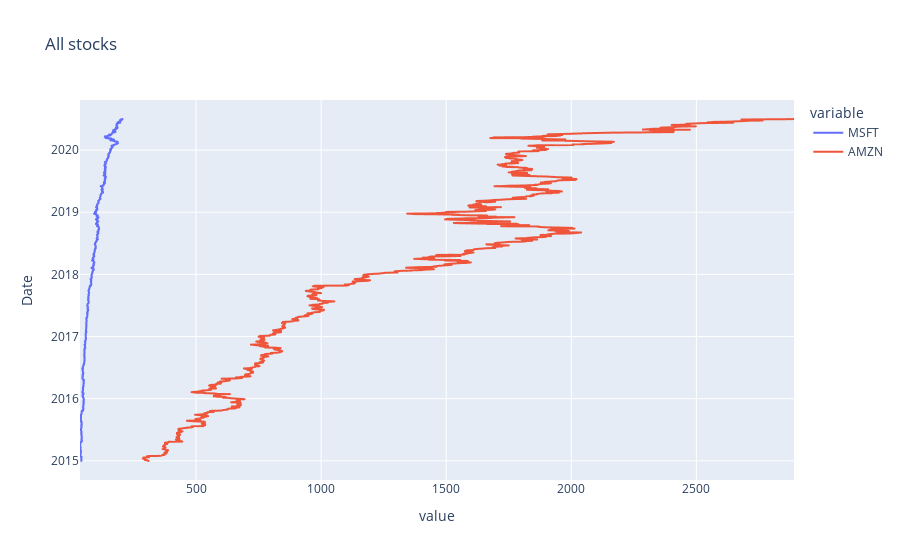

The code cell stored with this chart in its notebook:
### Markdown cell above
What’s wrong with this chart? <br> While absolute price is important (pricy stocks are difficult to purchase, which affects not only their volatility but your ability to trade that stock),<br> when trading, we are more concerned about the relative change of an asset rather than its absolute price. Amazon’s stocks are much more expensive than Microsoft’s or HDB’s or IBM's, and this difference makes  Microsoft’s,IBM, HBD stocks appear much less volatile than they truly are. <br>

One solution would be to use two different scales when plotting the data; one scale will be used by  Microsoft and Amazon stocks, and the other by IBM and soon.

### Code cell
#stocks.plot(secondary_y = [ "MSFT", "AMZN"], grid = True,figsize = (17,8), fontsize = 18)
fig = px.line(stocks,[ "MSFT", "AMZN"],title = 'All stocks')
fig.show()

### Figure 1 — Plotly figure (JSON) as saved in the notebook; plotly's stock layout.template omitted (floating-point values rounded to 4 significant figures; data arrays with more than 128 entries replaced by an {"elided": "..."} marker saying what was removed)
{"data": [{"hovertemplate": "variable=MSFT<br>value=%{x}<br>Date=%{y}<extra></extra>", "legendgroup": "MSFT", "line": {"color": "#636efa", "dash": "solid"}, "mode": "lines", "name": "MSFT", "showlegend": true, "type": "scattergl", "x": {"elided": "1386 float values"}, "xaxis": "x", "y": {"elided": "1386 str values"}, "yaxis": "y"}, {"hovertemplate": "variable=AMZN<br>value=%{x}<br>Date=%{y}<extra></extra>", "legendgroup": "AMZN", "line": {"color": "#EF553B", "dash": "solid"}, "mode": "lines", "name": "AMZN", "showlegend": true, "type": "scattergl", "x": {"elided": "1386 float values"}, "xaxis": "x", "y": {"elided": "1386 str values"}, "yaxis": "y"}], "layout": {"legend": {"title": {"text": "variable"}, "tracegroupgap": 0}, "title": {"text": "All stocks"}, "xaxis": {"anchor": "y", "domain": [0, 1], "title": {"text": "value"}}, "yaxis": {"anchor": "x", "domain": [0, 1], "title": {"text": "Date"}}}}
